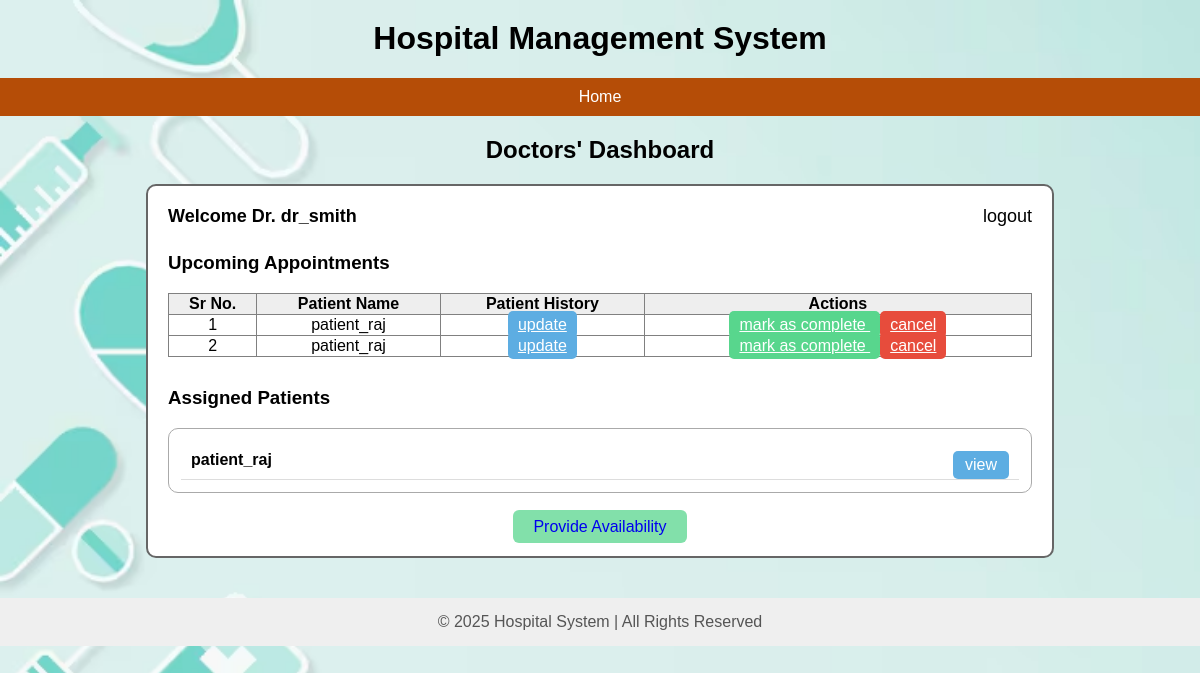
/doctor_dash (signed in), run on the app's committed database.
### app.py (models this page shows)
class Appointment(db.Model):
    __tablename__ = 'appointments'
    id = db.Column(db.Integer, primary_key=True)
    date = db.Column(db.Date, nullable=False)
    time = db.Column(db.Time, nullable=False)
    patient_id = db.Column(db.Integer, db.ForeignKey('users.id'), nullable=False)
    doctor_id = db.Column(db.Integer, db.ForeignKey('users.id'), nullable=False)
    status = db.Column(db.String(50), default='Booked', nullable=False)
    treatment_id = db.Column(db.Integer, db.ForeignKey('treatments.id'), nullable=True, unique=True)

class User(db.Model):
    __tablename__ = 'users'
    id = db.Column(db.Integer, primary_key=True)
    user_name = db.Column(db.String(80), unique=True, nullable=False)
    email = db.Column(db.String(120), unique=True, nullable=False)
    password = db.Column(db.String(200), nullable=False)
    role = db.Column(db.String(50), nullable=False)
    created_at = db.Column(db.DateTime, default=datetime.utcnow)
    experience = db.Column(db.Integer, nullable=True)
    department_id = db.Column(db.Integer, db.ForeignKey('departments.id'), nullable=True)
    department = db.relationship("Department",back_populates="doctors")

### app.py (the view)
@app.route('/doctor_dash')
def doctor_dash():
    doctor_id = session.get("id")
    appointments = (
        db.session.query(Appointment, User)
        .join(User, Appointment.patient_id == User.id)
        .filter(Appointment.doctor_id == doctor_id)
        .with_entities(
            Appointment.id,
            User.user_name.label("patient_name")
        )
        .all()
    )
    assigned_patients = (
        User.query.join(Appointment, Appointment.patient_id == User.id)
        .filter(Appointment.doctor_id == doctor_id)
        .distinct()
        .all()
    )
    return render_template(
        "doctor_dash.html",
        appointments=appointments,
        patients=assigned_patients
    )

### templates/doctor_dash.html (shortened to what this page needs)
{% extends "root.html" %}
{% block content %}
<h2 style="text-align:center; margin-top:20px;">Doctors' Dashboard</h2>
<div style="
    width:90%;
    margin:auto;
    padding:20px;
    border:2px solid #666;
    border-radius:10px;
    background:white;
">
    <div style="display:flex; justify-content:space-between; font-size:18px;">
        <b>Welcome Dr. {{ session['name'] }}</b>
        <a href="/logout" style="text-decoration:none; color:#000;">logout</a>
    </div>
    <h3 style="margin-top:25px;">Upcoming Appointments</h3>
    <table border="1" width="100%" style="border-collapse:collapse; text-align:center;">
        <tr style="background:#eee;">
            <th>Sr No.</th>
            <th>Patient Name</th>
            <th>Patient History</th>
            <th>Actions</th>
        </tr>
        {% if appointments %}
            {% for appt in appointments %}
            <tr>
                <td>{{ loop.index }}</td>
                <td>{{ appt.patient_name }}</td>
                <td>
                    <a href="/doctor/update_history/{{ appt.id }}"
                       style="background:#5dade2; padding:5px 10px; border-radius:5px; color:white;">
                        update
                    </a>
                </td>
                <td>
                    <a href="/doctor/complete/{{ appt.id }}"
                       style="background:#58d68d; padding:5px 10px; border-radius:5px; color:white;">
                        mark as complete
                    </a>
                    <a href="/doctor/cancel/{{ appt.id }}"
                       style="background:#e74c3c; padding:5px 10px; border-radius:5px; color:white;">
                        cancel
                    </a>
                </td>
            </tr>
            {% endfor %}
        {% else %}
            <tr><td colspan="4">No appointments</td></tr>
        {% endif %}
    </table>
    <h3 style="margin-top:30px;">Assigned Patients</h3>
    <div style="border:1px solid #aaa; padding:12px; border-radius:10px;">
        {% if patients %}
            {% for p in patients %}
                <div style="padding:10px; border-bottom:1px solid #ddd;">
                    <b>{{ p.user_name }}</b>
                    <a href="/doctor/patient_history/{{ p.id }}"
                       style="float:right; background:#5dade2; color:white; padding:5px 12px;
                              border-radius:5px; text-decoration:none;">
                        view
                    </a>
                </div>
            {% endfor %}
        {% else %}
            <p>No patients assigned.</p>
        {% endif %}
    </div>
    <div style="text-align:center; margin-top:25px;">
        <a href="/doctor/availability"
           style="padding:8px 20px; background:#82e0aa; border-radius:6px; text-decoration:none;">
            Provide Availability
        </a>
    </div>
</div>
{% endblock %}

### templates/root.html (style rules this page uses)
body { font-family: Arial; margin: 0; padding: 0; background-image: url('/static/images/back_ground image1.jpg'); background-size: cover; background-repeat: no-repeat; background-attachment: fixed; }

### data on the page
Appointment: patient_name "patient_raj"
Appointment: patient_name "patient_raj"
User: user_name "patient_raj"

### other printed values
{{ session['name'] }} "dr_smith"
